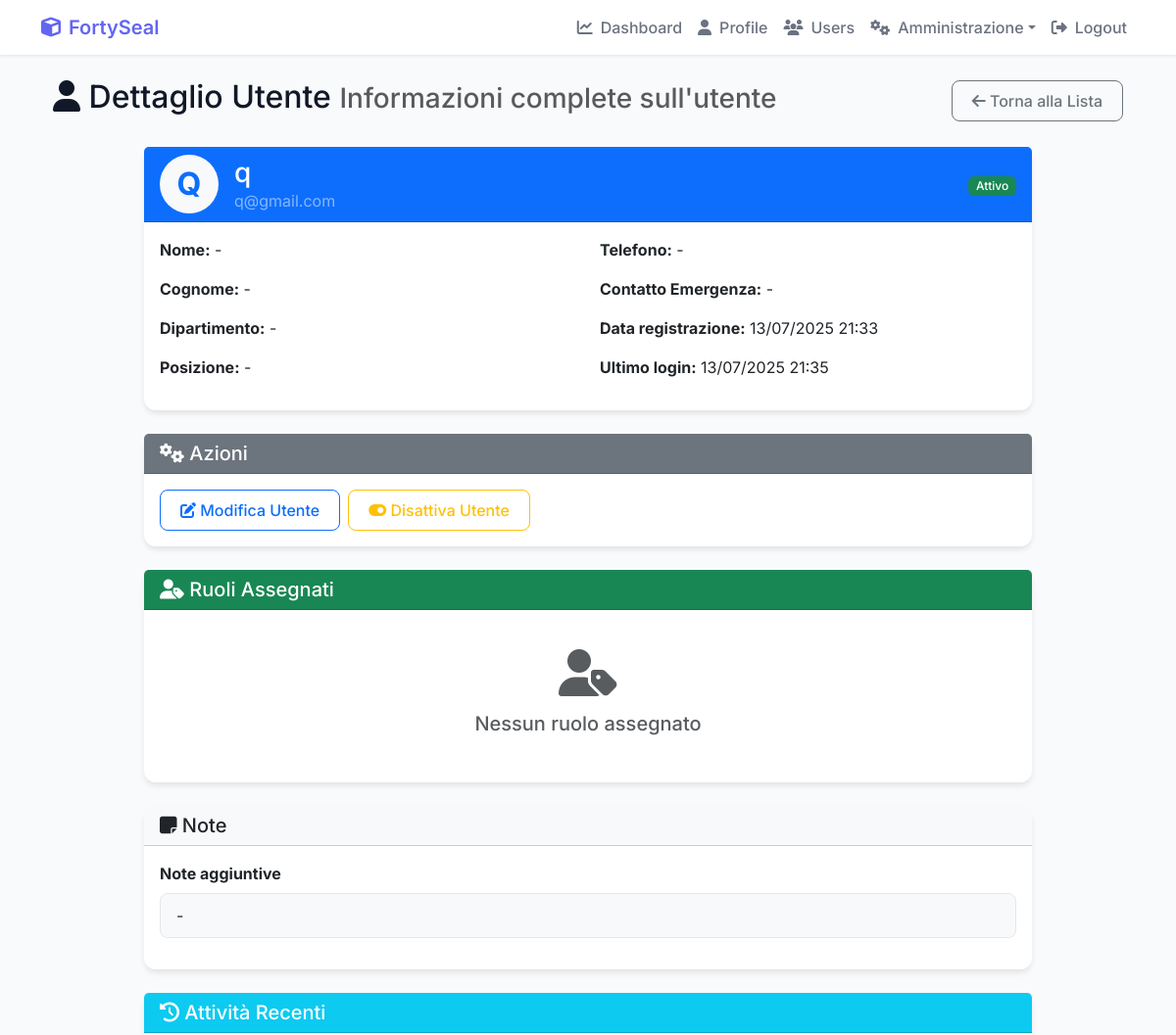
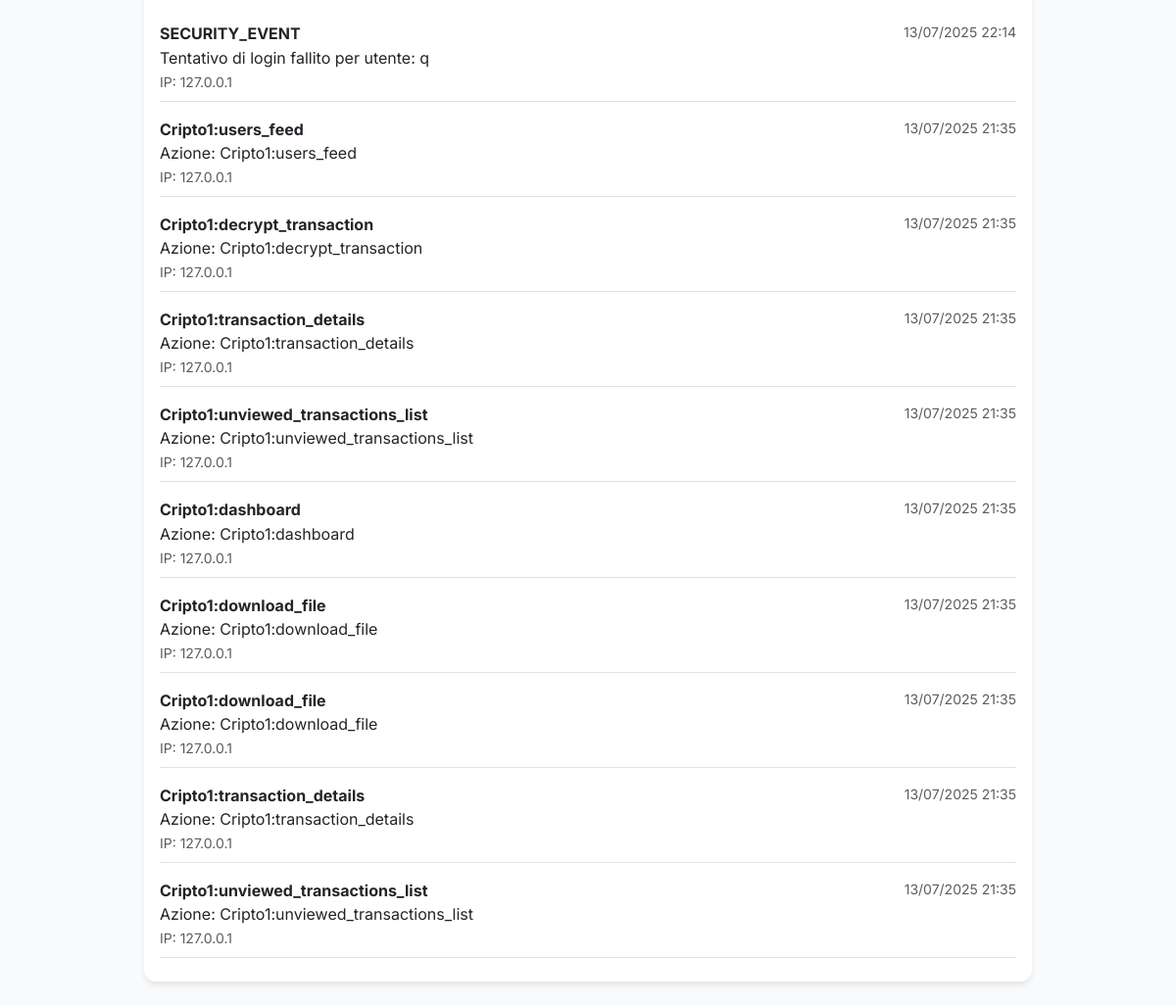
/user-management/users/2/ (signed in), run on an earlier commit of the app's database (2 pictures, top to bottom).
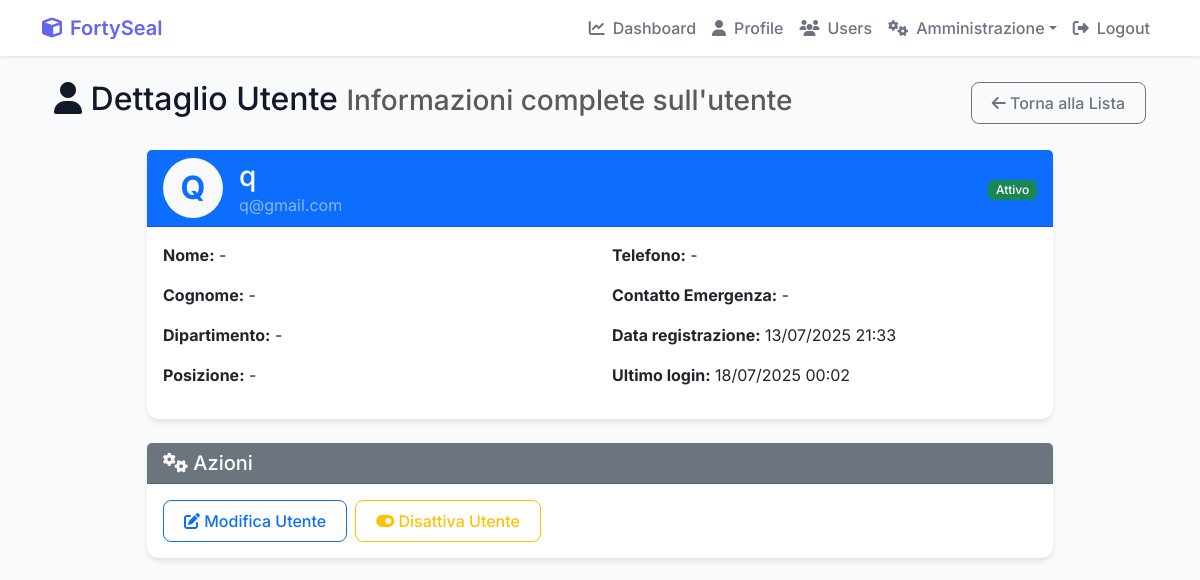
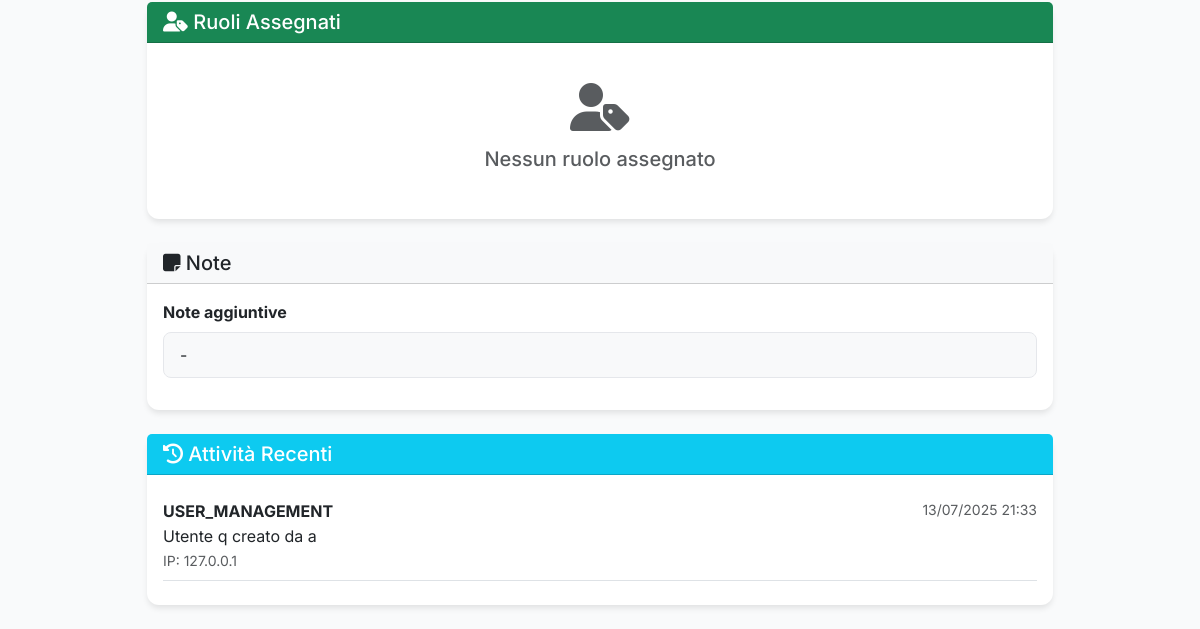
And on a later commit of the database (2 pictures, top to bottom).
### Cripto1/models.py (models this page shows, shortened)
class UserProfile(models.Model):
    user = models.OneToOneField(User, on_delete=models.CASCADE)
    user_key = models.CharField(max_length=255, unique=True) # Keep as a unique identifier (can be hash of public key)
    public_key = models.TextField(null=True, blank=True) # Allow null for existing rows
    private_key = EncryptedTextField(null=True, blank=True) # Allow null for existing rows
    balance = models.FloatField(default=0.0)
    created_at = models.DateTimeField(auto_now_add=True)
    profile_picture = models.ImageField(upload_to='profile_pics/', blank=True, null=True)
    is_active = models.BooleanField(default=True)
    last_login_ip = models.GenericIPAddressField(null=True, blank=True)
    last_login_date = models.DateTimeField(null=True, blank=True)
    login_attempts = models.IntegerField(default=0)
    locked_until = models.DateTimeField(null=True, blank=True)
    sso_provider = models.CharField(max_length=50, blank=True, null=True)  # Per SSO
    sso_id = models.CharField(max_length=255, blank=True, null=True)  # ID esterno per SSO
    department = models.CharField(max_length=100, blank=True, null=True)
    position = models.CharField(max_length=100, blank=True, null=True)
    phone = models.CharField(max_length=20, blank=True, null=True)
    emergency_contact = models.CharField(max_length=255, blank=True, null=True)
    notes = models.TextField(blank=True, null=True)
    def is_locked(self):
        if self.locked_until and timezone.now() < self.locked_until:
            return True
        return False
    def update_last_login(self, ip_address=None):
        self.last_login_date = timezone.now()
        if ip_address:
            self.last_login_ip = ip_address
        self.save()

class AuditLog(models.Model):
    ACTION_TYPES = [
        ('LOGIN', 'Login'),
        ('LOGOUT', 'Logout'),
        ('REGISTER', 'Registrazione'),
        ('CREATE_TRANSACTION', 'Creazione Transazione'),
        ('VIEW_TRANSACTION', 'Visualizzazione Transazione'),
        ('DOWNLOAD_FILE', 'Download File'),
        ('DECRYPT_MESSAGE', 'Decifratura Messaggio'),
        ('MINE_BLOCK', 'Mining Blocco'),
        ('EDIT_PROFILE', 'Modifica Profilo'),
        ('ADMIN_ACTION', 'Azione Amministrativa'),
        ('SECURITY_EVENT', 'Evento di Sicurezza'),
        ('EXPORT_DATA', 'Export Dati'),
        ('VERIFY_BLOCKCHAIN', 'Verifica Blockchain'),
        ('USER_MANAGEMENT', 'Gestione Utenti'),
        ('SYSTEM_EVENT', 'Evento di Sistema'),
        ('ROLE_ASSIGNMENT', 'Assegnazione Ruolo'),
        ('PERMISSION_CHANGE', 'Modifica Permessi'),
        ('USER_ACTIVATION', 'Attivazione Utente'),
        ('USER_DEACTIVATION', 'Disattivazione Utente'),
        ('SSO_LOGIN', 'Login SSO'),
    ]
    SEVERITY_LEVELS = [
        ('LOW', 'Basso'),
        ('MEDIUM', 'Medio'),
        ('HIGH', 'Alto'),
        ('CRITICAL', 'Critico'),
    ]
    user = models.ForeignKey(User, on_delete=models.SET_NULL, null=True, blank=True, related_name='audit_logs')
    action_type = models.CharField(max_length=50, choices=ACTION_TYPES)
    severity = models.CharField(max_length=20, choices=SEVERITY_LEVELS, default='MEDIUM')
    description = models.TextField()
    ip_address = models.GenericIPAddressField(null=True, blank=True)
    user_agent = models.TextField(blank=True)
    session_id = models.CharField(max_length=255, blank=True)
    related_object_type = models.CharField(max_length=100, blank=True)  # es: 'Transaction', 'Block', 'UserProfile'
    related_object_id = models.IntegerField(null=True, blank=True)
    additional_data = models.JSONField(default=dict, blank=True)  # Dati aggiuntivi in formato JSON
    timestamp = models.DateTimeField(auto_now_add=True)
    success = models.BooleanField(default=True)  # Se l'azione è stata completata con successo
    error_message = models.TextField(blank=True)  # Messaggio di errore se success=False
    class Meta:
        ordering = ['-timestamp']
        verbose_name = "Audit Log"
        verbose_name_plural = "Audit Logs"
        indexes = [
            models.Index(fields=['user', 'action_type', 'timestamp']),
            models.Index(fields=['action_type', 'severity', 'timestamp']),
            models.Index(fields=['ip_address', 'timestamp']),
        ]
    @classmethod
    def log_action(cls, user=None, action_type=None, description="", severity='MEDIUM',
                   ip_address=None, user_agent="", session_id="", related_object_type="",
                   related_object_id=None, additional_data=None, success=True, error_message=""):
        try:
            return cls.objects.create(
                user=user,
                action_type=action_type,
                severity=severity,
                description=description,
                ip_address=ip_address,
                user_agent=user_agent,
                session_id=session_id,
                related_object_type=related_object_type,
                related_object_id=related_object_id,
                additional_data=additional_data or {},
                success=success,
                error_message=error_message
            )
        except Exception as e:
            print(f"Errore durante la creazione del log di audit: {e}")
            return None

### Cripto1/views.py (the view)
    def wrapper(request, *args, **kwargs):
        if not request.user.is_authenticated:
            messages.error(request, "Devi essere autenticato per accedere a questa sezione.")
            return redirect('Cripto1:login')
        return view_func(request, *args, **kwargs)

### Cripto1/views.py (called while the page is built)
def user_management_required(view_func):
    def wrapper(request, *args, **kwargs):
        if not request.user.is_authenticated:
            messages.error(request, "Devi essere autenticato per accedere a questa sezione.")
            return redirect('Cripto1:login')
        return view_func(request, *args, **kwargs)
    return wrapper

### Cripto1/templates/Cripto1/user_management/user_detail.html (shortened to what the changed rows need)
{% extends 'Cripto1/base.html' %}
{% load static %}
{% block content %}
<div class="container-fluid mt-4">
    <div class="row">
        <div class="col-12">
            <div class="d-flex justify-content-between align-items-center mb-4">
                <h2>
                    <i class="fas fa-user"></i> Dettaglio Utente
                    <small class="text-muted">Informazioni complete sull'utente</small>
                </h2>
            </div>
        </div>
    </div>
    <div class="row justify-content-center">
        <div class="col-12 col-lg-10">
            <div class="card border-primary mb-4">
                <div class="card-header bg-primary text-white d-flex align-items-center">
                    <div class="me-3">
                        {% if user_profile.profile_picture %}
                            <img src="{{ user_profile.profile_picture.url }}" alt="Avatar" class="rounded-circle" style="width:60px;height:60px;object-fit:cover;">
                        {% else %}
                            <span class="avatar bg-light text-primary fw-bold" style="width:60px;height:60px;display:inline-flex;align-items:center;justify-content:center;font-size:2rem;border-radius:50%;">{{ user_profile.user.username|first|upper }}</span>
                        {% endif %}
                    </div>
                    <div class="flex-grow-1">
                        <h3 class="mb-0">{{ user_profile.user.username }}</h3>
                        <div class="text-white-50">{{ user_profile.user.email|default:"Nessuna email" }}</div>
                    </div>
                </div>
                <div class="card-body">
                    <div class="row">
                        <div class="col-md-6">
                            <p><strong>Nome:</strong> {{ user_profile.user.first_name|default:"-" }}</p>
                            <p><strong>Cognome:</strong> {{ user_profile.user.last_name|default:"-" }}</p>
                            <p><strong>Dipartimento:</strong> {{ user_profile.department|default:"-" }}</p>
                            <p><strong>Posizione:</strong> {{ user_profile.position|default:"-" }}</p>
                        </div>
                        <div class="col-md-6">
                            <p><strong>Telefono:</strong> {{ user_profile.phone|default:"-" }}</p>
                            <p><strong>Contatto Emergenza:</strong> {{ user_profile.emergency_contact|default:"-" }}</p>
                            <p><strong>Data registrazione:</strong> {{ user_profile.created_at|date:"d/m/Y H:i" }}</p>
                            <p><strong>Ultimo login:</strong> {{ user_profile.last_login_date|date:"d/m/Y H:i"|default:"Mai" }}</p>
                        </div>
                    </div>
                </div>
            </div>
            <div class="card border-light mb-4">
                <div class="card-body">
                    <div class="mb-3">
                        <label class="form-label fw-bold">Note aggiuntive</label>
                        <div class="form-control bg-light">{{ user_profile.notes|default:'-' }}</div>
                    </div>
                </div>
            </div>
            <div class="card border-info mb-4">
                <div class="card-body">
                    {% if recent_activities %}
                        {% for activity in recent_activities %}
                        <div class="border-bottom py-2 mb-2">
                            <div class="d-flex justify-content-between">
                                <div>
                                    <strong>{{ activity.action_type }}</strong>
                                    <span class="badge bg-{{ activity.severity|lower }}">{{ activity.severity }}</span>
                                </div>
                                <div class="text-muted small">{{ activity.timestamp|date:"d/m/Y H:i" }}</div>
                            </div>
                            <div>{{ activity.description }}</div>
                            {% if activity.ip_address %}
                                <small class="text-muted">IP: {{ activity.ip_address }}</small>
                            {% endif %}
                        </div>
                        {% endfor %}
                    {% else %}
                        <div class="text-center py-4">
                            <i class="fas fa-history fa-3x text-muted mb-3"></i>
                            <h5 class="text-muted">Nessuna attività recente</h5>
                        </div>
                    {% endif %}
                </div>
            </div>
        </div>
    </div>
</div>
{% endblock %}

What changed in the data, as far as the page shows it:
removed AuditLog: action_type "SECURITY_EVENT", timestamp "13/07/2025 22:14", description "Tentativo di login fallito per utente: q", ip_address "127.0.0.1"
removed AuditLog: action_type "Cripto1:users_feed", timestamp "13/07/2025 21:35", description "Azione: Cripto1:users_feed", ip_address "127.0.0.1"
removed AuditLog: action_type "Cripto1:decrypt_transaction", timestamp "13/07/2025 21:35", description "Azione: Cripto1:decrypt_transaction", ip_address "127.0.0.1"
removed AuditLog: action_type "Cripto1:transaction_details", timestamp "13/07/2025 21:35", description "Azione: Cripto1:transaction_details", ip_address "127.0.0.1"
removed AuditLog: action_type "Cripto1:unviewed_transactions_list", timestamp "13/07/2025 21:35", description "Azione: Cripto1:unviewed_transactions_list", ip_address "127.0.0.1"
removed AuditLog: action_type "Cripto1:dashboard", timestamp "13/07/2025 21:35", description "Azione: Cripto1:dashboard", ip_address "127.0.0.1"
removed AuditLog: action_type "Cripto1:download_file", timestamp "13/07/2025 21:35", description "Azione: Cripto1:download_file", ip_address "127.0.0.1"
removed AuditLog: action_type "Cripto1:download_file", timestamp "13/07/2025 21:35", description "Azione: Cripto1:download_file", ip_address "127.0.0.1"
removed AuditLog: action_type "Cripto1:transaction_details", timestamp "13/07/2025 21:35", description "Azione: Cripto1:transaction_details", ip_address "127.0.0.1"
removed AuditLog: action_type "Cripto1:unviewed_transactions_list", timestamp "13/07/2025 21:35", description "Azione: Cripto1:unviewed_transactions_list", ip_address "127.0.0.1"
changed UserProfile "q@gmail.com": last_login_date "13/07/2025 21:35" → "18/07/2025 00:02"
now on this page (row unchanged): AuditLog: action_type "USER_MANAGEMENT", timestamp "13/07/2025 21:33", description "Utente q creato da a", ip_address "127.0.0.1"
